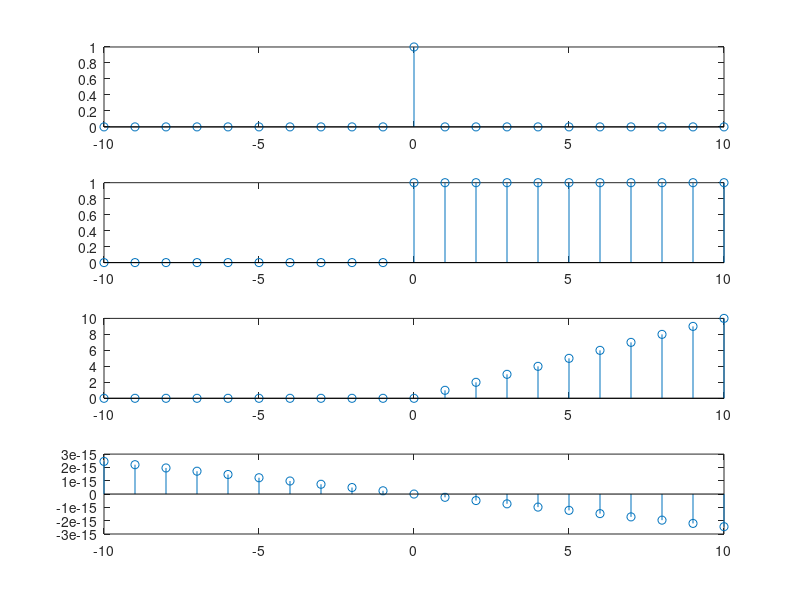

Reproduce this figure in MATLAB.
t=-10:1:10;
u=t==0;
subplot(4,1,1);
stem(t,u);
u=t>=0;
subplot(4,1,2)
stem(t,u);
ramp_n=(t>=0).*t;

subplot(4,1,3)

stem(t,ramp_n);
y=sin(2*pi*t);
subplot(4,1,4)
stem(t,y);